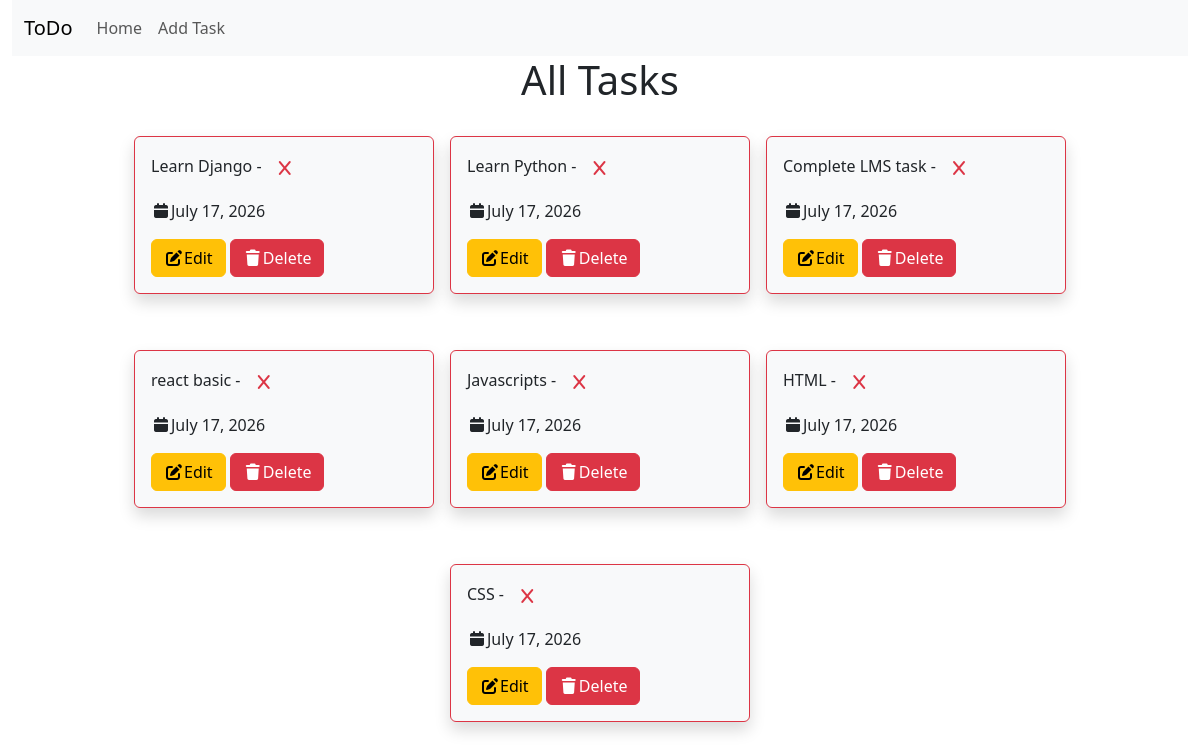
The app's page /, older data.
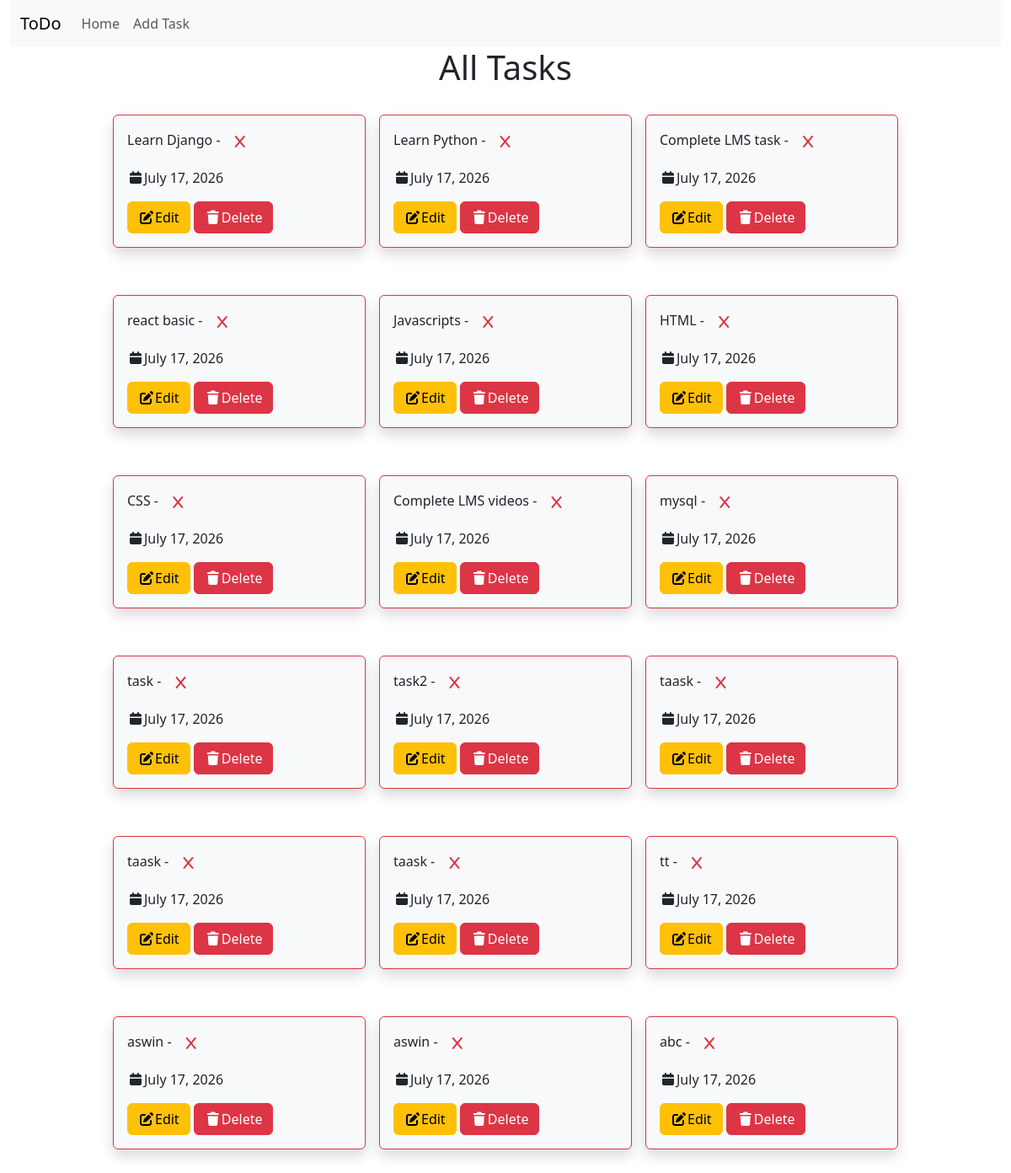
The same page, newer data.
### tasks/models.py (models this page shows)
class ToDos(models.Model):
    task=models.CharField(max_length=100)
    is_completed=models.BooleanField(default=False)
    date=models.DateField(auto_now_add=True)

### tasks/views.py (the view)
# urls.py: path('',views.all_tasks),
def all_tasks(request):
    my_task=ToDos.objects.all()
    return render(request,'all-tasks.html',{'data':my_task})

### templates/all-tasks.html (shortened to what this page needs)
<!DOCTYPE html>
<html lang="en">
<head>
    <link href="https://cdn.jsdelivr.net/npm/bootstrap@5.3.8/dist/css/bootstrap.min.css" rel="stylesheet"
>
    <link rel="stylesheet" href="https://cdnjs.cloudflare.com/ajax/libs/font-awesome/7.3.0/css/all.min.css">
</head>
<body class="container-fluid ">
    <nav class="navbar navbar-expand-lg bg-body-tertiary">
        <div class="container-fluid">
            <a class="navbar-brand" href="#">ToDo</a>
            <div class="collapse navbar-collapse" id="navbarNavDropdown">
                <ul class="navbar-nav">
                    <li class="nav-item">
                        <a class="nav-link" href="/">Home</a>
                    </li>
                    <li class="nav-item">
                        <a class="nav-link" href="/add-task">Add Task</a>
                    </li>
                </ul>
            </div>
        </div>
    </nav>
    <h1 class="text-center mb-4">All Tasks</h1>
    <div class="row justify-content-center">
        {% for t in data %}
        <div class="btn-waring col-lg-3 col-md-4 col-sm-6 border border-danger m-2 p-2 rounded shadow p-3 mb-5 bg-body-tertiary">
            <p>{{t.task}} - {% if t.is_completed %}<i class="fa-solid fa-check text-success"></i>{% else %}<i class="fa-solid fa-x btn text-danger"></i>{% endif %}</p>
            <p><i class="fa-solid fa-calendar"></i>{{t.date}}</p>
            <a href="/update-task/{{t.id}}" class="btn btn-warning"><i class="fa-solid fa-pen-to-square"></i>Edit</a>
            <a href="/delete-task/{{t.id}}" class="btn btn-danger" onclick="return confirmDelete()"><i class="fa-solid fa-trash"></i>Delete</a>
        </div>
        {% endfor %}
    </div>
</body>
</html>

Row changes from the older to the newer data that the page shows:
added ToDos: task "Complete LMS videos", is_completed False (drawn), date "July 17, 2026"
added ToDos: task "mysql", is_completed False (drawn), date "July 17, 2026"
added ToDos: task "task", is_completed False (drawn), date "July 17, 2026"
added ToDos: task "task2", is_completed False (drawn), date "July 17, 2026"
added ToDos: task "taask", is_completed False (drawn), date "July 17, 2026"
added ToDos: task "taask", is_completed False (drawn), date "July 17, 2026"
added ToDos: task "taask", is_completed False (drawn), date "July 17, 2026"
added ToDos: task "tt", is_completed False (drawn), date "July 17, 2026"
added ToDos: task "aswin", is_completed False (drawn), date "July 17, 2026"
added ToDos: task "aswin", is_completed False (drawn), date "July 17, 2026"
added ToDos: task "abc", is_completed False (drawn), date "July 17, 2026"
